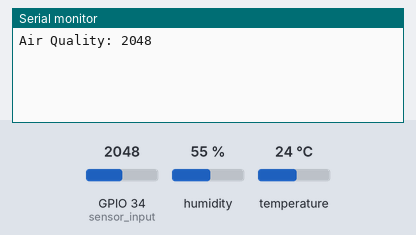
A sketch run on a simulated ESP32. On the bench: the last lines printed to the serial monitor. The test bench sets the inputs (shaded band); at power-on: humidity 55 %, GPIO 34 (sensor_input) = 2048, temperature 24 °C.

Above: at 2.7 s.
2.8 s: humidity set to 22 %
At 3.2 s:
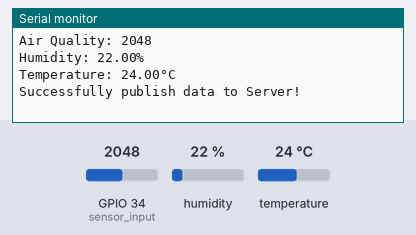
10.2 s: GPIO 34 (sensor_input) set to 2866
At 15.33 s:
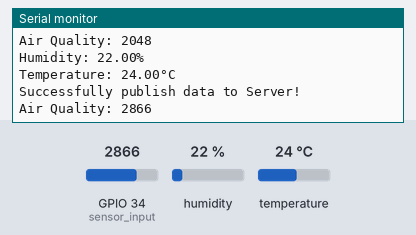
17.6 s: temperature set to 12 °C
At 23.1 s:
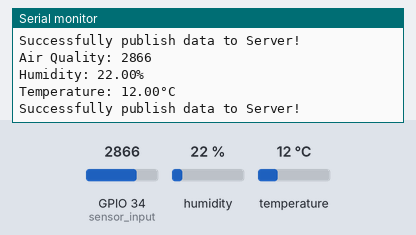
25.0 s: GPIO 34 (sensor_input) set to 3603
At 27.94 s:
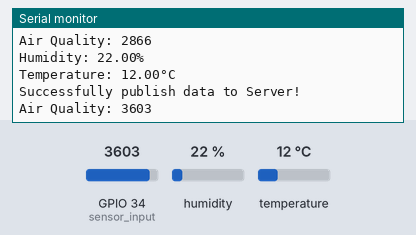
32.4 s: humidity set to 40 %
At 35.7 s:
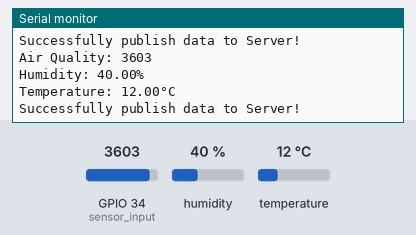
Timing chart, 0 to 37.2 s (numbered marks = the images above; inputs shaded):
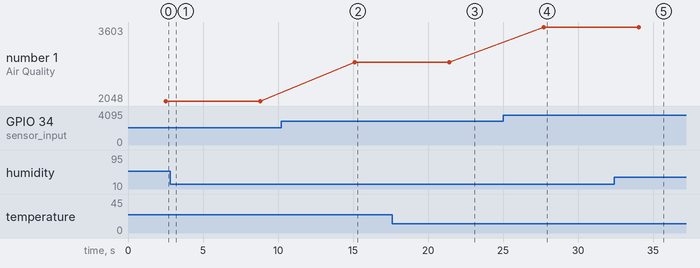

Measured:
- after the input at 2.8 s, the serial monitor: prints a new line at once (image 1)
- after the input at 10.2 s, the serial monitor: prints a new line after 4.9 s (image 2)
- after the input at 17.6 s, the serial monitor: prints a new line after 4.1 s (image 3)
- after the input at 25.0 s, the serial monitor: prints a new line after 2.7 s (image 4)
- after the input at 32.4 s, the serial monitor: prints a new line after 1.9 s (image 5)
- plotted number 1: 2048 → 2866 after the input at 10.2 s, 2866 → 3603 after the input at 25.0 s

The sketch:

ProjectSD_softDevelopment_.ino
```cpp
#include <WiFi.h>
#include <Adafruit_Sensor.h>
#include <DHT.h>
#include <DHT_U.h>
#include "UbidotsEsp32Mqtt.h"

// Konstan untuk UBIDOTS
const char *UBIDOTS_TOKEN = "UBIDOTS-TOKEN-ANDA";
const char *DEVICE_LABEL = "NAMA-DEVICE-LABEL-PADA-UBIDOTS";

// Konstan untuk WiFi credentials
const char *WIFI_SSID = "WIFI-SSID";
const char *WIFI_PASS = "WIFI-PASSWORD";

// Pin assignments
int sensor_input = 34;
#define DHTPIN 27  // DHT22 sensor pin
#define DHTTYPE DHT22  // DHT sensor type

// Global objects
DHT dht(DHTPIN, DHTTYPE);
Ubidots ubidots(UBIDOTS_TOKEN);

// Fungsi untuk mendapatkan data suhu
float get_temperature_data() {
  float t = dht.readTemperature();
  if (isnan(t)) {
    Serial.println(F("Error reading temperature!"));
    return 0.0;  // Return default value on error
  } else {
    Serial.print(F("Temperature: "));
    Serial.print(t);
    Serial.println(F("°C"));
    return t;
  }
}

// Fungsi untuk mendapatkan data kelembaban
float get_humidity_data() {
  float h = dht.readHumidity();
  if (isnan(h)) {
    Serial.println(F("Error reading humidity!"));
    return 0.0;  // Return default value on error
  } else {
    Serial.print(F("Humidity: "));
    Serial.print(h);
    Serial.println(F("%"));
    return h;
  }
}

// Fungsi untuk membaca data analog dari air quality sensor
int get_air_quality_data() {
  int analog_data = analogRead(sensor_input);
  Serial.print("Air Quality: ");
  Serial.println(analog_data);
  delay(300);  // Allow sensor to stabilize
  return analog_data;
}

// Fungsi untuk mengirim data ke ubidots
void send_data_to_ubidots(float temperature, float humidity, int air_quality) {
  ubidots.add("temperature", temperature);
  ubidots.add("humidity", humidity);
  ubidots.add("air_quality", air_quality);
  bool result = ubidots.publish(DEVICE_LABEL);
  if (result) {
    Serial.println("Successfully publish data to Server!");
  } else {
    Serial.println("Failed publish data to Server!");
  }
}

void setup() {
  Serial.begin(115200);
  ubidots.connectToWifi(WIFI_SSID, WIFI_PASS);
  dht.begin();
  ubidots.setup();
  ubidots.reconnect();
}

void loop() {
  if (!ubidots.connected()) {
    ubidots.reconnect();
  }

  delay(1000);
  send_data_to_ubidots(get_temperature_data(), get_humidity_data(), get_air_quality_data());
  ubidots.loop();
  delay(5000);
}
```
